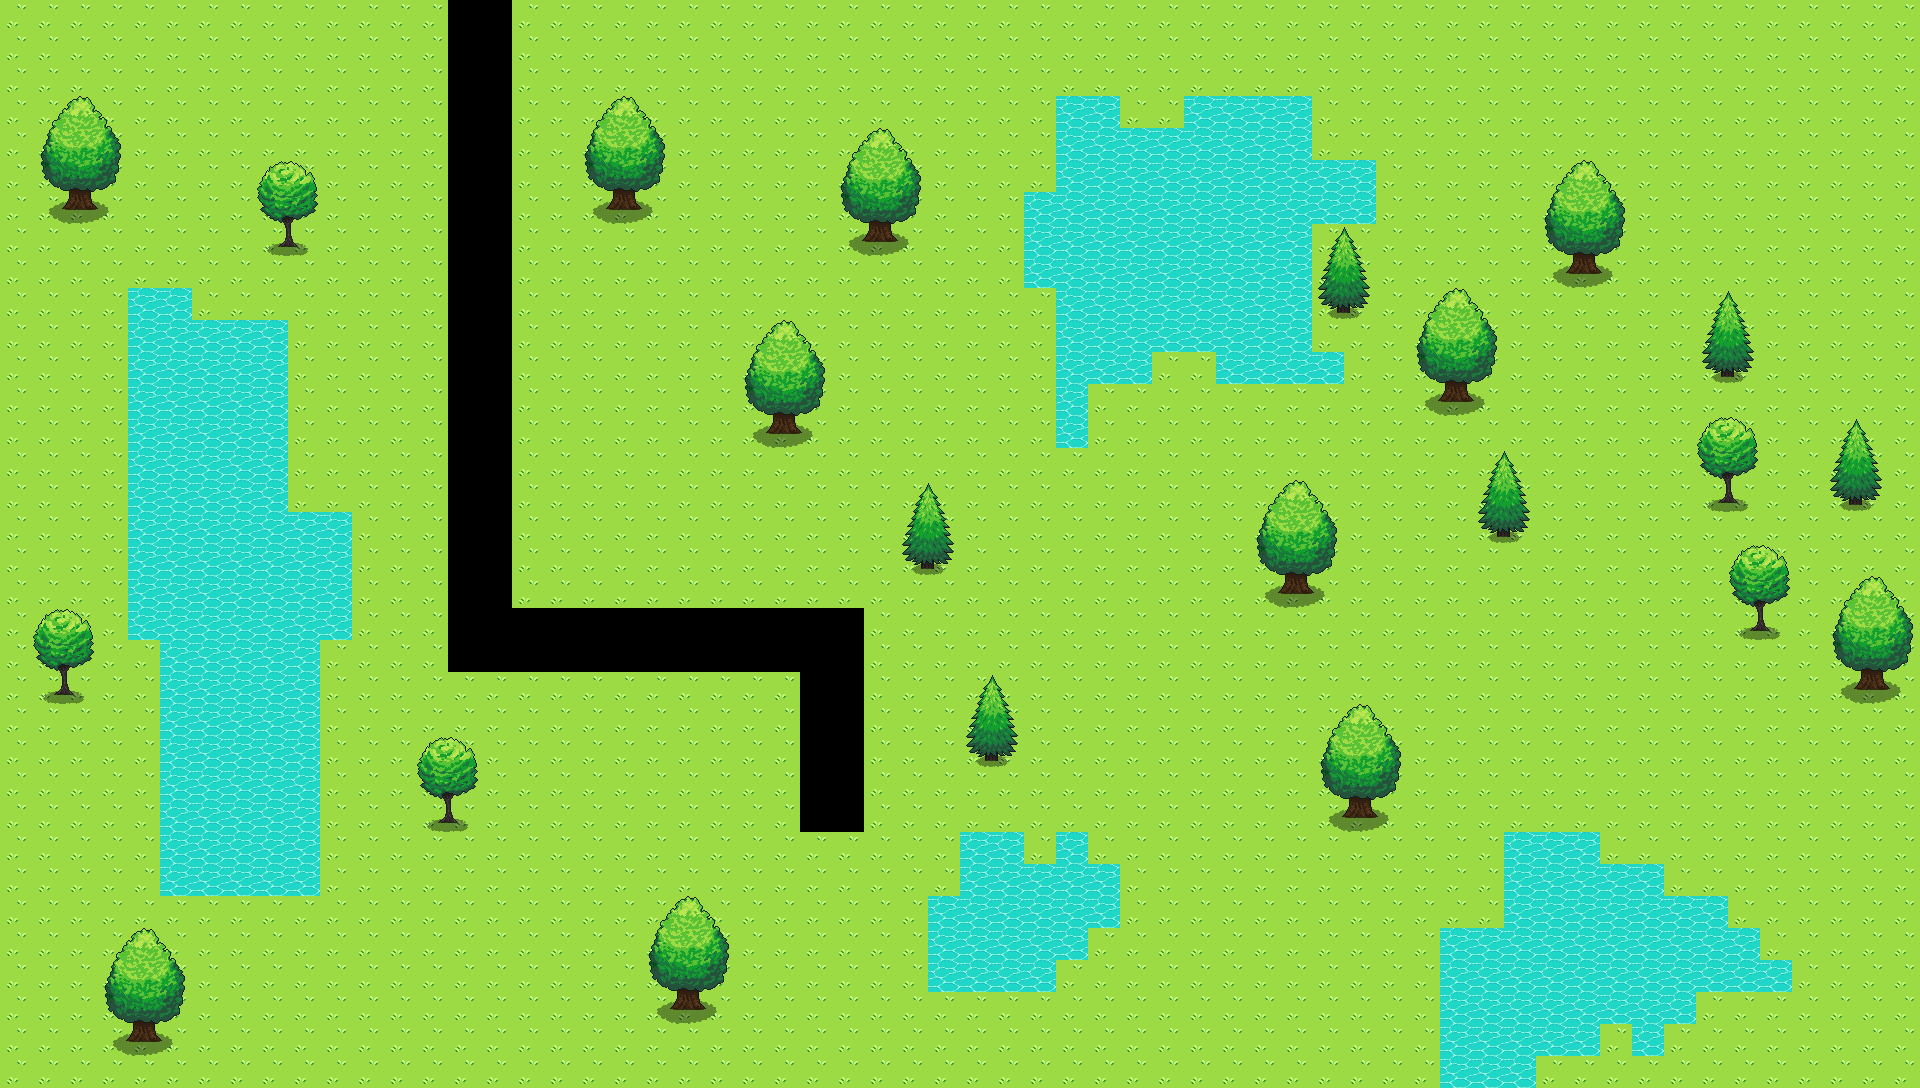

This is a level from a 2D game, rendered from its Tiled map with the project's own tilesets. A one-line summary and the map file follow, with tile-layer data summarised:
An orthogonal 60x34 tile map with 32x32 px tiles, 3 tile layers (Map, Trees & Objects, Forest), 5 tilesets.

<map version="1.10" tiledversion="1.11.0" orientation="orthogonal" renderorder="right-down" width="60" height="34" tilewidth="32" tileheight="32" infinite="0" nextlayerid="6" nextobjectid="2">
 <tileset firstgid="1" name="Map" tilewidth="32" tileheight="32" tilecount="160" columns="10">
  <image source="terrain_tiles.png" width="320" height="512" />
 </tileset>
 <tileset firstgid="161" name="objects" tilewidth="32" tileheight="32" tilecount="144" columns="12">
  <image source="object_tiles.png" width="384" height="384" />
 </tileset>
 <tileset firstgid="305" name="Objects_2" tilewidth="32" tileheight="32" tilecount="16" columns="4">
  <image source="fence_tiles.png" width="128" height="128" />
 </tileset>
 <tileset firstgid="321" name="Island" tilewidth="32" tileheight="32" tilecount="120" columns="15">
  <image source="water_and_island_tiles.png" width="480" height="256" />
 </tileset>
 <tileset firstgid="441" name="objects_2" tilewidth="32" tileheight="32" tilecount="3" columns="1">
  <image source="decoration_tiles.png" width="36" height="96" />
 </tileset>
 <layer id="1" name="Map" width="60" height="34">
  <data>[2040 cells, 2040 non-empty, 3 distinct tile ids]</data>
 </layer>
 <layer id="3" name="Trees &amp; Objects" width="60" height="34">
  <data>[2040 cells, 295 non-empty, 26 distinct tile ids]</data>
 </layer>
 <layer id="5" name="Forest" width="60" height="34">
  <data>[2040 cells, 60 non-empty, 1 distinct tile ids]</data>
 </layer>
</map>
